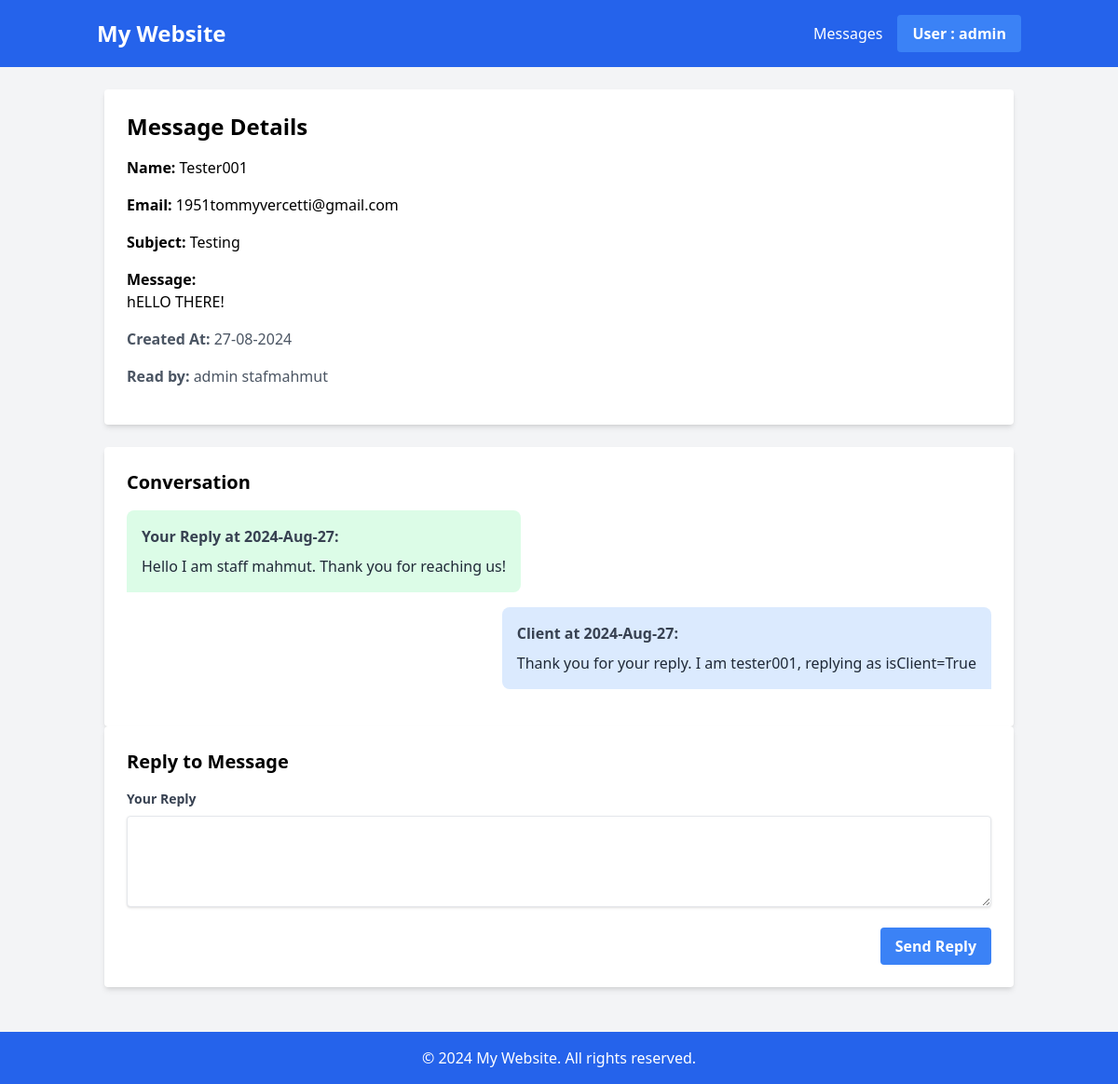
Screenshot of /contactUs/detail/9/ (signed in) with the database file from the repository.
### contactUs/models.py (models this page shows, shortened)
class contactMessage(models.Model):
    name = models.CharField(max_length=200)
    email = models.EmailField()
    subject = models.CharField(max_length=180)
    message = models.TextField()
    createdAt = models.DateTimeField(auto_now_add=True)

class MessageReadByUser(models.Model):
    messageId = models.ForeignKey(contactMessage,on_delete=models.CASCADE)
    read_userId = models.ForeignKey(User, on_delete= models.CASCADE)
    readAt = models.DateTimeField(auto_now_add=True)

class ContactMessageReplies(models.Model):
    contactMessageId = models.ForeignKey(contactMessage,on_delete=models.CASCADE)
    isClient = models.BooleanField()
    replyUserId = models.ForeignKey(User,on_delete=models.PROTECT, null=True, blank=True)
    replyMessage = models.TextField()
    replyDate = models.DateTimeField(auto_now_add=True)

### contactUs/views.py (the view)
# urls.py: path('detail/<int:id>/', views.contactUsDetail, name='contactUsDetail'),
def contactUsDetail(request,id):
    if request.user.is_staff:
        try:
            contactUsMessage = contactMessage.objects.get(pk=id)
            try:
                a = MessageReadByUser.objects.get(messageId=id, read_userId=request.user.id)
            except MessageReadByUser.DoesNotExist:
                a = MessageReadByUser(messageId=contactUsMessage, read_userId=request.user)
                a.save()
        except contactMessage.DoesNotExist:
            return redirect('contactUs:contactList')
        readByUserList = MessageReadByUser.objects.filter(messageId=id)
        replyMessages = ContactMessageReplies.objects.filter(contactMessageId=id)
        data = {
                'contactUsMessage':contactUsMessage,
                'readByUserList':readByUserList,
                'replyMessages':replyMessages
            }
    else:
        return redirect('home:home')
    return render(request,"contactUs/contactDetail.html",data)

### templates/contactUs/contactDetail.html (shortened to what this page needs)
<!DOCTYPE html>
<html lang="en">
<head>
  <script src="https://cdn.tailwindcss.com"></script>
</head>
<body class="bg-gray-100 font-sans leading-normal tracking-normal">
    {% include "home/components/header.html" %}
  <div class="container mx-auto p-6">
    <div class="bg-white rounded shadow-md p-6 mb-6">
      <h1 class="text-2xl font-bold mb-4">Message Details</h1>
      <div class="mb-4">
        <strong>Name:</strong> {{contactUsMessage.name}}
      </div>
      <div class="mb-4">
        <strong>Email:</strong> {{contactUsMessage.email}}
      </div>
      <div class="mb-4">
        <strong>Subject:</strong> {{contactUsMessage.subject}}
      </div>
      <div class="mb-4">
        <strong>Message:</strong>
        <p>{{contactUsMessage.message}}</p>
      </div>
      <div class="mb-4 text-gray-600">
        <strong>Created At:</strong> {{contactUsMessage.createdAt | date:'d-m-Y'}}
      </div>
      <div class="mb-4 text-gray-600">
        <strong>Read by:</strong> {% for user in readByUserList %}<span>{{user.read_userId.username}}</span> {% endfor%}
      </div>
    </div>
    <div class="bg-white rounded shadow-md p-6">
      <h2 class="text-xl font-bold mb-4">Conversation</h2>
      <ul>
        {% for message in replyMessages%}
         {% if message.isClient %}
        <li class="mb-4 flex justify-end">
          <div class="p-4 bg-blue-100 rounded-l-lg rounded-tr-lg max-w-xl">
            <div class="text-gray-700"><strong>Client at {{message.replyDate | date:'Y-M-d'}}:</strong></div>
            <div class="text-gray-800 mt-2">{{message.replyMessage}}</div>
          </div>
        </li>
        {% endif%}
        {% if not message.isClient %}
        <li class="mb-4 flex justify-start">
          <div class="p-4 bg-green-100 rounded-r-lg rounded-tl-lg max-w-xl">
            <div class="text-gray-700"><strong>Your Reply  at {{message.replyDate | date:'Y-M-d'}}:</strong></div>
            <div class="text-gray-800 mt-2">{{message.replyMessage}}</div>
          </div>
        </li>
        {% endif%}
        {% endfor %}
      </ul>
    </div>
        <div class="bg-white rounded shadow-md p-6 mb-6">
            <h2 class="text-xl font-bold mb-4">Reply to Message</h2>
            <form action="#">
              <div class="mb-4">
                <label class="block text-gray-700 text-sm font-bold mb-2" for="reply">
                  Your Reply
                </label>
                <textarea id="reply" name="reply" rows="4" class="shadow appearance-none border rounded w-full py-2 px-3 text-gray-700 leading-tight focus:outline-none focus:shadow-outline"></textarea>
              </div>
              <div class="flex justify-end">
                <button type="submit" class="bg-blue-500 text-white font-bold py-2 px-4 rounded hover:bg-blue-600">
                  Send Reply
                </button>
              </div>
            </form>
          </div>
  </div>
  {% include "home/components/footer.html" %}
</body>
</html>

### templates/home/components/header.html (shortened to what this page needs)
<header class="bg-blue-600 text-white py-4">
    <div class="container mx-auto px-4 flex justify-between items-center">
        <a href="{% url 'home:home'%}" class="text-2xl font-bold">My Website</a>
        <nav class="flex space-x-4 items-center">
            <div class="relative">
                <ul>
                    {% if user.is_staff%}
                    <li><a href="{%url 'contactUs:contactList' %}">Messages</a></li>
                    {% endif%}
                </ul>
            </div>
            <div class="relative">
                <button id="userMenuButton" class="bg-blue-500 hover:bg-blue-700 text-white font-bold py-2 px-4 rounded inline-flex items-center">
                    <span>User {% if user.is_authenticated %}: {{user.username}} {%endif%}</span>
                </button>
            </div>
        </nav>
    </div>
</header>

### rows the page displays
contactMessage: name "Tester001", email "1951tommyvercetti@gmail.com", subject "Testing", message "hELLO THERE!", createdAt "27-08-2024"
MessageReadByUser: read_userId.username "admin"
MessageReadByUser: read_userId.username "stafmahmut"
ContactMessageReplies: replyDate "2024-Aug-27", replyMessage "Hello I am staff mahmut. Thank you for reaching us!"
ContactMessageReplies: replyDate "2024-Aug-27", replyMessage "Thank you for your reply. I am tester001, replying as isClient=True"

### other values shown
{{ user.username }} "admin"
